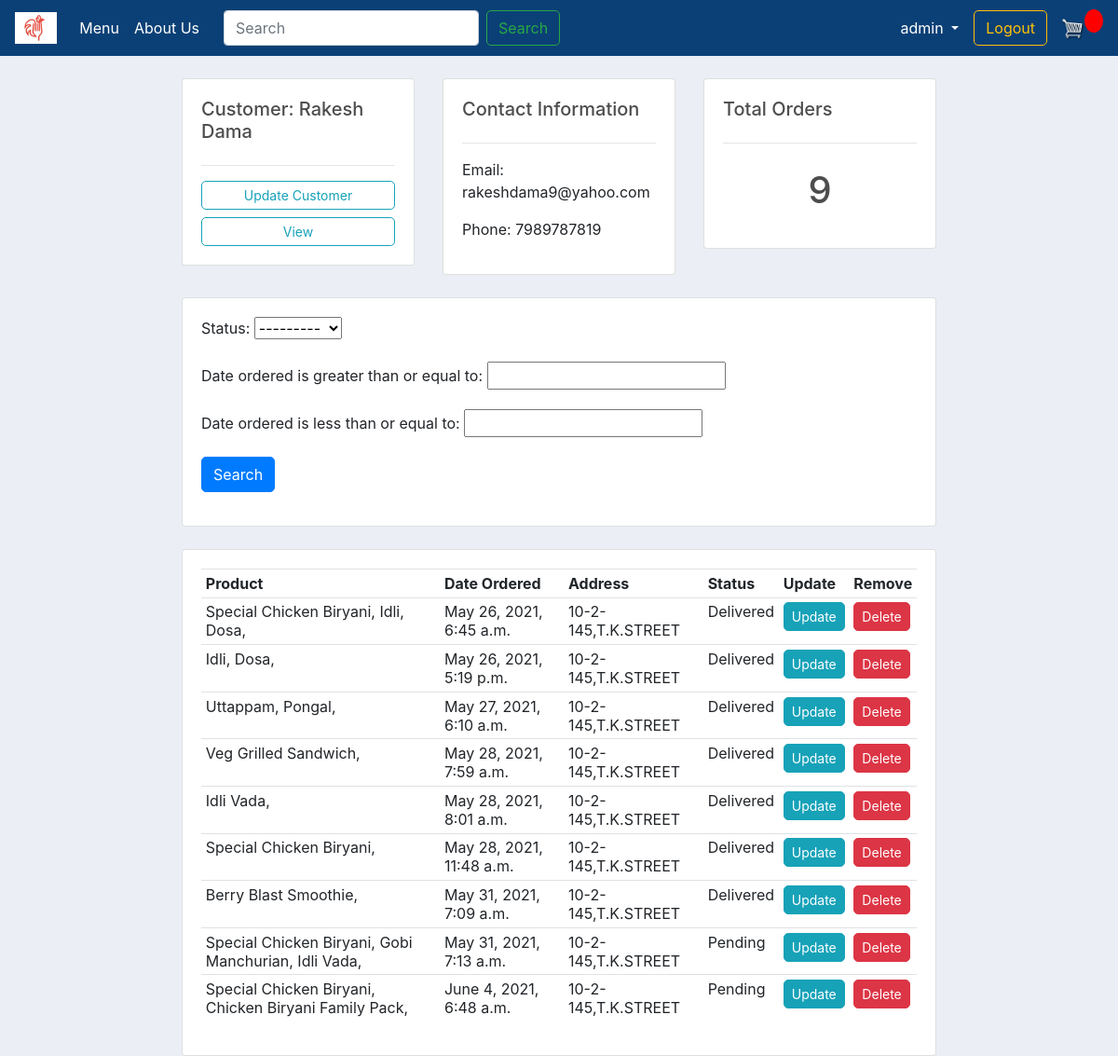
The page /customer/5 (signed in) on the database its author committed.
### store/models.py (models this page shows, shortened)
class Customer(models.Model):
    user = models.OneToOneField(User, null=True, related_name='customer', on_delete=models.CASCADE, blank=True)
    name = models.CharField(max_length=100, null=True)
    email = models.EmailField(max_length=100, null=True)
    phone = models.CharField(max_length=100, null=True)
    profile_pic = models.ImageField(null=True, blank=True, default="user.jpg")
    date_created = models.DateTimeField(auto_now_add=True, null=True)

class OrderItem(models.Model):
    ORDER_TYPE = (
        ('HOME DELIVERY', 'HOME DELIVERY'),
        ('DINE IN', 'DINE IN'),
    )
    item = models.ForeignKey(Item, on_delete=models.SET_NULL, null=True)
    order = models.ForeignKey(Order, on_delete=models.SET_NULL, blank=True, null=True)
    quantity = models.IntegerField(default=0, null=True, blank=True)
    order_type = models.CharField(max_length=100, null=True, blank=True, choices=ORDER_TYPE, default=ORDER_TYPE[0][0])
    date_added = models.DateTimeField(auto_now_add=True)
    def __str__(self):
        return str(self.item)

class Item(models.Model):
    CATEGORY = (
        ('VEG', 'VEG'),
        ('NON-VEG', 'NON-VEG'),
        ('SNACKS', 'SNACKS'),
    )
    AVA = (
        ('Yes', 'Yes'),
        ('No', 'No'),
    )
    name = models.CharField(max_length=200, null=True)
    price = models.DecimalField(null=True, max_digits=10, decimal_places=2)
    category = models.CharField(max_length=200, null=True, choices=CATEGORY)
    description = models.CharField(max_length=500, null=True)
    image = models.ImageField(null=True, blank=True)
    available = models.CharField(max_length=200, null=True, choices=AVA, default=AVA[0][0])
    def __str__(self):
        return self.name

class Order(models.Model):
    STATUS = (
        ('Pending', 'Pending'),
        ('Delivered', 'Delivered'),
    )
    customer = models.ForeignKey(Customer, on_delete=models.SET_NULL, blank=True, null=True)
    date_ordered = models.DateTimeField(auto_now_add=True)
    complete = models.BooleanField(default=False, null=True, blank=False)
    transaction_id = models.CharField(max_length=200, null=True)
    status = models.CharField(max_length=200, null=True, choices=STATUS, default=STATUS[0][0])

class DeliveryInfo(models.Model):
    customer = models.ForeignKey(Customer, on_delete=models.SET_NULL, blank=True, null=True)
    order = models.ForeignKey(Order, on_delete=models.SET_NULL, blank=True, null=True)
    address = models.CharField(max_length=200, null=True)
    city = models.CharField(max_length=200, null=True)
    state = models.CharField(max_length=200, null=True)
    zip_code = models.CharField(max_length=200, null=True)
    date_added = models.DateTimeField(auto_now_add=True)
    def __str__(self):
        return self.address

### store/decorators.py (the view)
        def wrapper_func(request, *args, **kwargs):
            group = None
            if request.user.groups.exists():
                group = request.user.groups.all()[0].name
            if group in allowed_roles:
                return view_func(request, *args, **kwargs)
            else:
                return HttpResponse('You are not authorized to view this page')

### store/views.py (called while the page is built)
@login_required(login_url='login')
@allowed_users(allowed_roles=['admin'])
def customer(request, pk):
    customer = Customer.objects.get(id=pk)
    orders = customer.order_set.filter(complete='True')
    order_count = orders.count()
    myFilter = OrderFilter(request.GET, queryset=orders)
    orders = myFilter.qs
    context = {'customer': customer, 'orders': orders,
               'order_count': order_count, 'myFilter': myFilter}
    return render(request, 'stores/customer.html', context)

### store/templates/stores/customer.html
{% extends 'stores/main.html' %}
{% load static %}
{% block content %}
    <br>
    <div class="row">
        <div class="col-md">
            <div class="card card-body">
                <h5>Customer: {{ customer.name }}</h5>
                <hr>
                <a class="btn btn-outline-info  btn-sm btn-block" href="{% url 'account' %}">Update Customer</a>
                <a class="btn btn-outline-info  btn-sm btn-block" href="">View</a>
            </div>
        </div>
        <div class="col-md">
            <div class="card card-body">
                <h5>Contact Information</h5>
                <hr>
                <p>Email: {{ customer.email }}</p>
                <p>Phone: {{ customer.phone }} </p>
            </div>
        </div>
        <div class="col-md">
            <div class="card card-body">
                <h5>Total Orders</h5>
                <hr>
                <h1 style="text-align: center;padding: 10px">{{ order_count }}</h1>
            </div>
        </div>
    </div>
    <br>
    <div class="row">
        <div class="col">
            <div class="card card-body">
                <form method="get">
                    {{ myFilter.form.as_p }}
                    <button class="btn btn-primary" type="submit">Search</button>
                </form>
            </div>
        </div>
    </div>
    <br>
    <div class="row">
        <div class="col-md">
            <div class="card card-body">
                <table class="table table-sm">
                    <tr>
                        <th>Product</th>
                        <th>Date Ordered</th>
                        <th>Address</th>
                        <th>Status</th>
                        {% if request.user.is_staff %}
                            <th>Update</th>
                            <th>Remove</th>
                        {% endif %}
                    </tr>
                    {% for order in orders %}
                        {% if order.deliveryinfo_set.first != 'None' %}
                            <tr>
                                <td>
                                    {% for i in order.orderitem_set.all %}
                                        {{ i }},
                                    {% endfor %}
                                </td>
                                <td>{{ order.date_ordered }}</td>
                                <td>{{ order.deliveryinfo_set.first }}</td>
                                <td>{{ order.status }}</td>
                                {% if request.user.is_staff %}
                                    <td><a class="btn btn-sm btn-info"
                                           href="{% url 'update_order' order.id %}">Update</a>
                                    </td>
                                    <td><a class="btn btn-sm btn-danger"
                                           href="{% url 'delete_order' order.id %}">Delete</a>
                                    </td>
                                {% endif %}
                            </tr>
                        {% endif %}
                    {% endfor %}
                </table>
            </div>
        </div>
    </div>
{% endblock %}

### store/templates/stores/nav.html (shortened to what this page needs)
{% load static %}
<nav class="navbar navbar-expand-lg navbar-dark bg-dark">
    <a class="navbar-brand" href="{% url 'menu' %}"><img height="34px" src="{% static 'images/logo.jpg' %}"
                                                         alt="Biryani Walla"></a>
    <div class="collapse navbar-collapse" id="navbarSupportedContent">
        <ul class="navbar-nav mr-auto">
            <li class="nav-item active">
                <a class="nav-link" href="{% url 'menu' %}">Menu <span class="sr-only">(current)</span></a>
            </li>
            <li class="nav-item active">
                <a class="nav-link" href="{% url 'about' %}">About Us <span class="sr-only">(current)</span></a>
            </li>
            <form class="form-inline my-2 my-lg-0" action="{% url 'search' %}">
                <input name="query" id="search-input" class="form-control mr-sm-2" type="search" placeholder="Search"
                       aria-label="Search">
                <button class="btn btn-outline-success" type="submit">Search</button>
            </form>
        </ul>
        <div class="form-inline my-2 my-lg-0">
            {% if request.user.is_authenticated %}
                <li class="nav-item dropdown form-inline">
                    <a class="nav-link dropdown-toggle" href="#" id="text-now" data-toggle="dropdown"
                       aria-haspopup="true" aria-expanded="false" style="color: white">
                        {{ request.user }}
                    </a>
                </li>
            {% endif %}
            {% if request.user.is_authenticated %}
                <a href="{% url 'logout' %}" class="btn btn-outline-warning">Logout</a>
            {% endif %}
            <a href="{% url 'cart' %}">
                <img id="cart-icon" alt="cart" src="{% static 'images/cart.png' %}">
            </a>
            <p id="cart-total">{{ cartItems }}</p>
        </div>
    </div>
</nav>

### static/css/main.css (style rules this page uses)
body { background-color: hsl(0, 0%, 98%); }
h1, h2, h3, h4, h5, h6 { color: hsl(0, 0%, 30%); }
.bg-dark { background-color: #0b4076 !important; }
#cart-icon { width: 25px; display: inline-block; margin-left: 15px; }
#cart-total { display: block; text-align: center; color: #fff; background-color: red; width: 20px; height: 25px; border-radius: 50%; font-size: 14px; }
.btn { border-radius: 5px; }
body { background-color: #ebeff5; }

### rows shown on the page
Customer: name "Rakesh Dama", email "rakeshdama9@yahoo.com", phone "7989787819"
Order: date_ordered "May 26, 2021, 6:45 a.m.", deliveryinfo_set.first "10-2-145,T.K.STREET", status "Delivered"
OrderItem: item.name "Special Chicken Biryani"
OrderItem: item.name "Idli"
OrderItem: item.name "Dosa"
Order: date_ordered "May 26, 2021, 5:19 p.m.", deliveryinfo_set.first "10-2-145,T.K.STREET", status "Delivered"
OrderItem: item.name "Idli"
OrderItem: item.name "Dosa"
Order: date_ordered "May 27, 2021, 6:10 a.m.", deliveryinfo_set.first "10-2-145,T.K.STREET", status "Delivered"
OrderItem: item.name "Uttappam"
OrderItem: item.name "Pongal"
Order: date_ordered "May 28, 2021, 7:59 a.m.", deliveryinfo_set.first "10-2-145,T.K.STREET", status "Delivered"
OrderItem: item.name "Veg Grilled Sandwich"
Order: date_ordered "May 28, 2021, 8:01 a.m.", deliveryinfo_set.first "10-2-145,T.K.STREET", status "Delivered"
OrderItem: item.name "Idli Vada"
Order: date_ordered "May 28, 2021, 11:48 a.m.", deliveryinfo_set.first "10-2-145,T.K.STREET", status "Delivered"
OrderItem: item.name "Special Chicken Biryani"
Order: date_ordered "May 31, 2021, 7:09 a.m.", deliveryinfo_set.first "10-2-145,T.K.STREET", status "Delivered"
OrderItem: item.name "Berry Blast Smoothie"
Order: date_ordered "May 31, 2021, 7:13 a.m.", deliveryinfo_set.first "10-2-145,T.K.STREET", status "Pending"
OrderItem: item.name "Special Chicken Biryani"
OrderItem: item.name "Gobi Manchurian"
OrderItem: item.name "Idli Vada"
Order: date_ordered "June 4, 2021, 6:48 a.m.", deliveryinfo_set.first "10-2-145,T.K.STREET", status "Pending"
OrderItem: item.name "Special Chicken Biryani"
OrderItem: item.name "Chicken Biryani Family Pack"

### other values the page prints
{{ request.user }} "admin"
{{ order_count }} "9"
